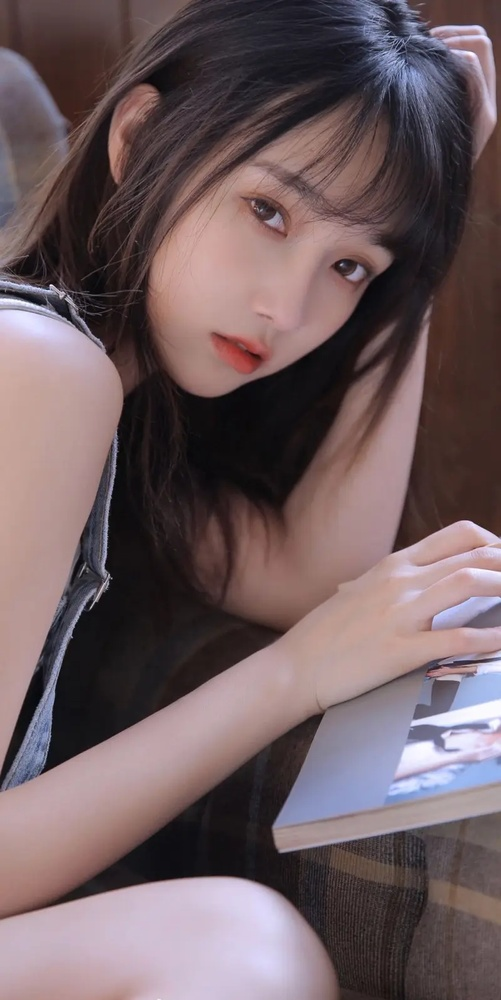
#> input picture p2/1.jpg, 501 x 1000 px, shrunk from 800 x 1598 before the run
$ python main5.py
#> lines starting #> are read from the running program, lines starting #| are printed output that depends on the picture
import cv2;
import numpy as np

#
img =cv2.imread("./1.jpg");
#> img is the input picture: shape (1000, 501, 3); mean B, G, R 95.9, 92.6, 110.5
#通道拆分
bim =img[:,:,0];
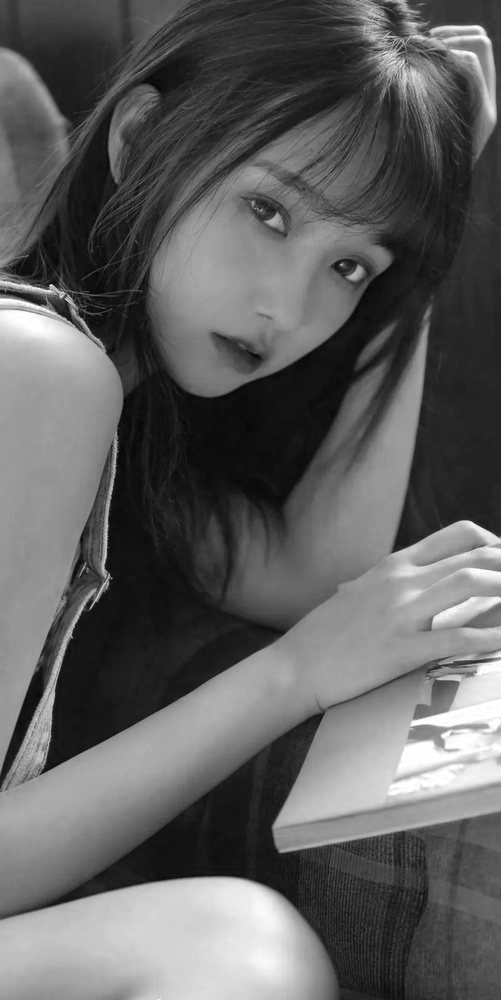
#> bim: shape (1000, 501); min 2, max 255, mean 95.9
gim=img[:,:,1];
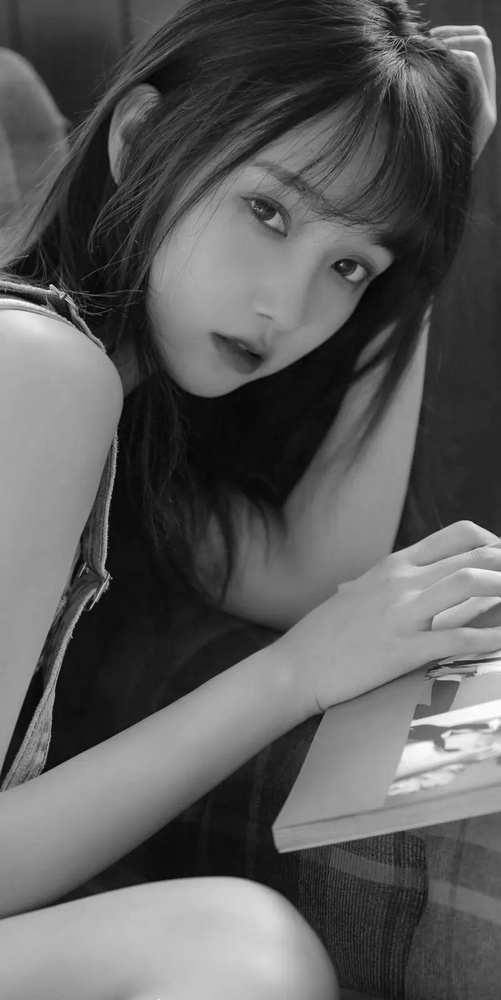
#> gim: shape (1000, 501); min 1, max 255, mean 92.6
rim=img[:,:,2];
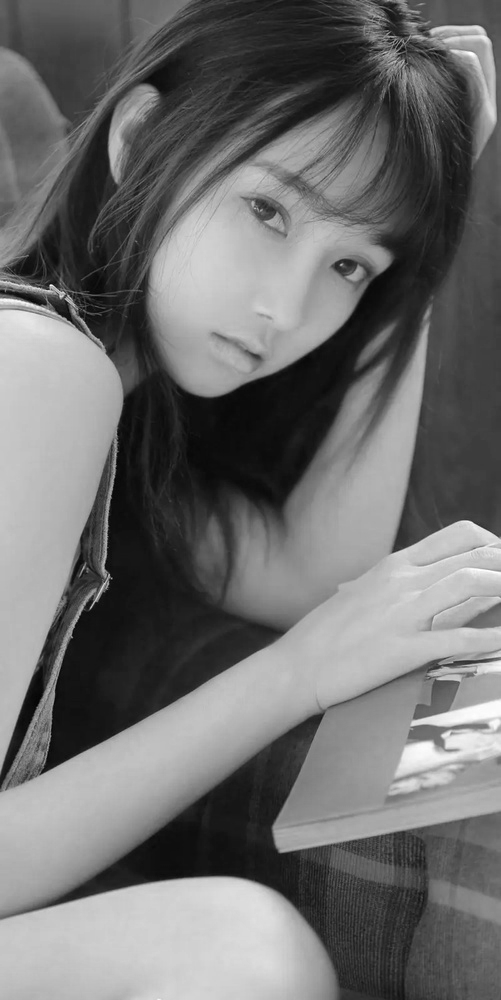
#> rim: shape (1000, 501); min 1, max 255, mean 110.5

print(bim);
#> (printed output is left out)
#img[:,:,2]=0;
#cv2.imshow("b",img);
#cv2.imshow("g",gim);
#cv2.imshow("r",rim);

#拆分通道
b,g,r=cv2.split(img);
#cv2.imshow("b",b);
#cv2.imshow("g",g);
#cv2.imshow("r",r);

#通道合并
im2 =cv2.merge([g,b,r])
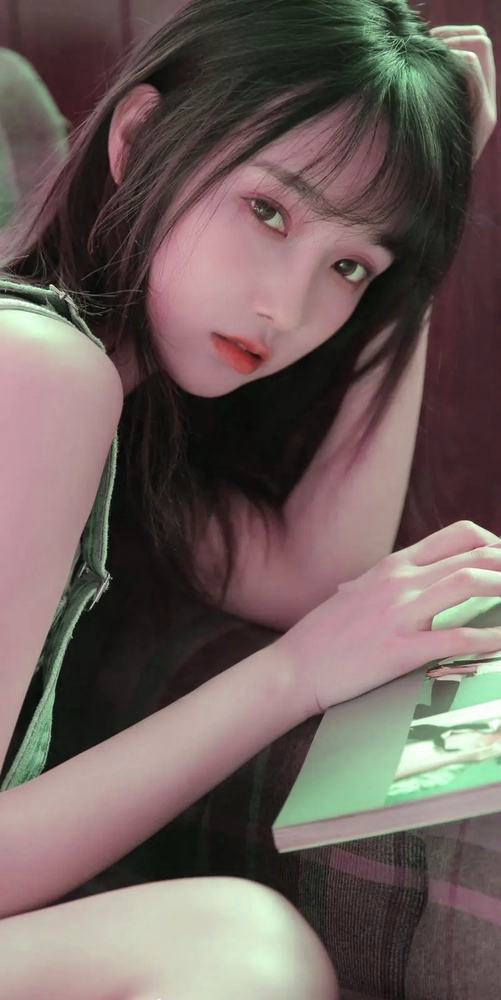
#> im2: shape (1000, 501, 3); mean of channels 0, 1, 2 92.6, 95.9, 110.5; drawn as B, G, R
#cv2.imshow("d",im2);
#cv2.imshow("d2",img);

#返回行数和列数和维度
print(im2.shape)
#| (1000, 501, 3)
#size返回行*列*通道数
print(im2.size);
#| 1503000
#数据类型
print(im2.dtype);
#| uint8
cv2.waitKey();

$ run again, with p2/2.jpg copied over p2/1.jpg
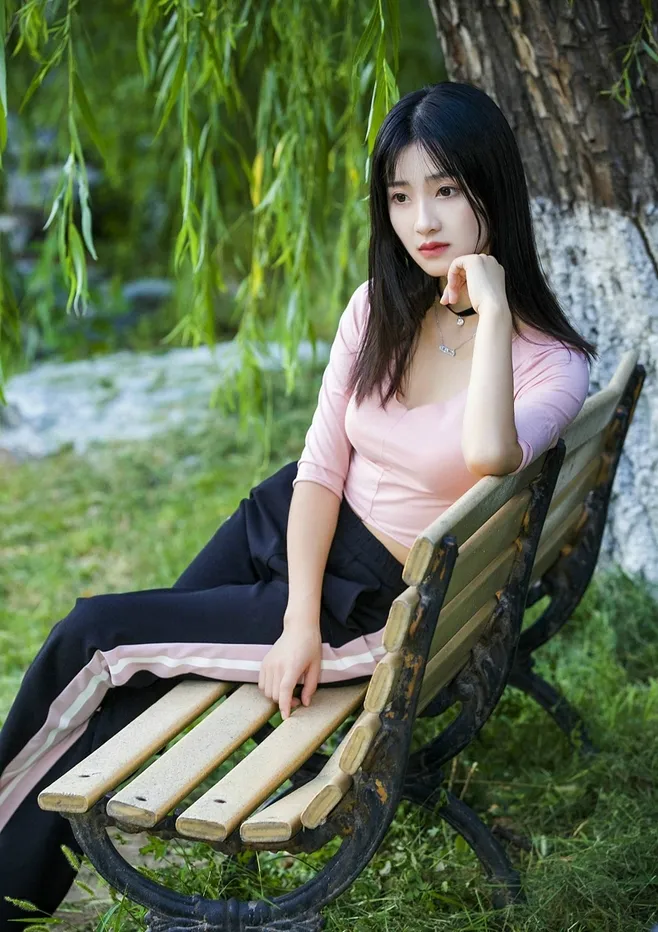
#> input picture p2/2.jpg, 658 x 932 px
#> img is the input picture: shape (932, 658, 3); mean B, G, R 84.2, 109.3, 96
#> `rim=img[:,:,2];`:
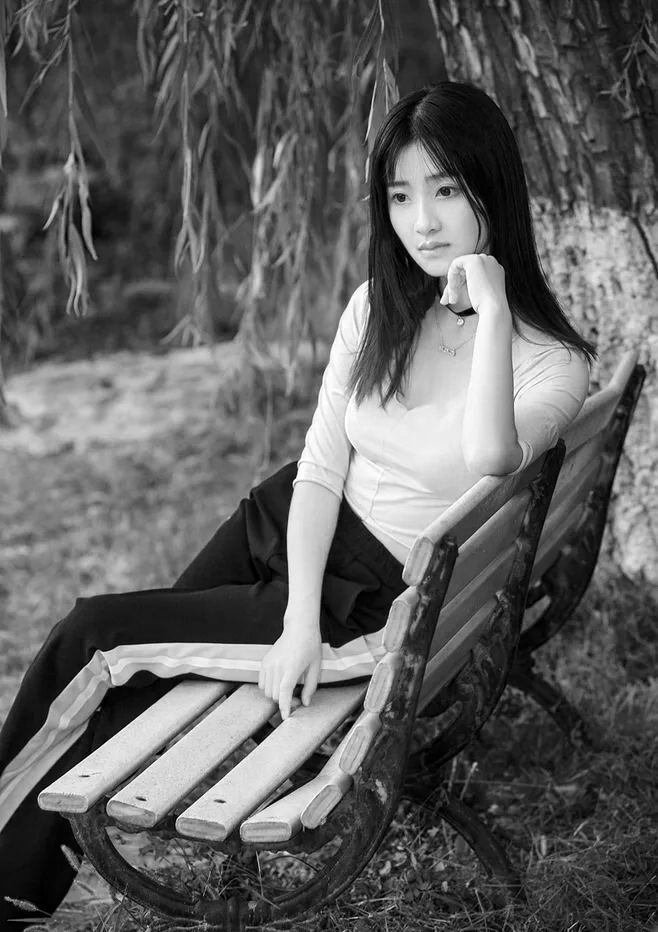
#> rim: shape (932, 658); min 0, max 255, mean 96
#> (printed output is left out)
#> `im2 =cv2.merge([g,b,r])`:
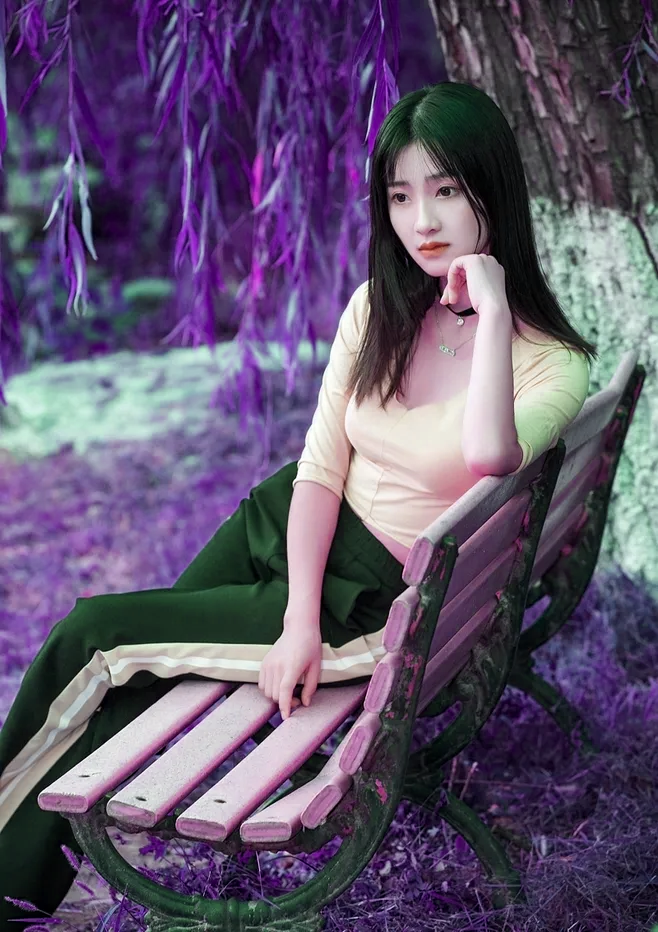
#> im2: shape (932, 658, 3); mean of channels 0, 1, 2 109.3, 84.2, 96; drawn as B, G, R
#| (932, 658, 3)
#| 1839768
#| uint8

$ run again, with p2/3.jpg copied over p2/1.jpg
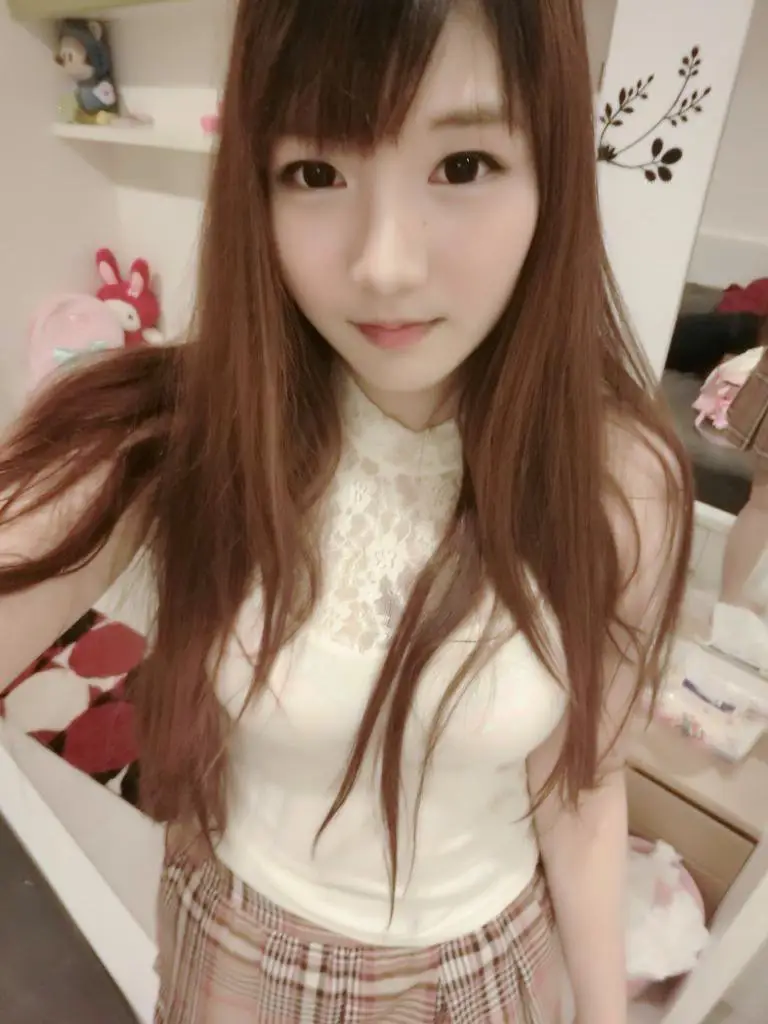
#> input picture p2/3.jpg, 768 x 1024 px
#> img is the input picture: shape (1024, 768, 3); mean B, G, R 113, 130.1, 154.2
#> `rim=img[:,:,2];`:
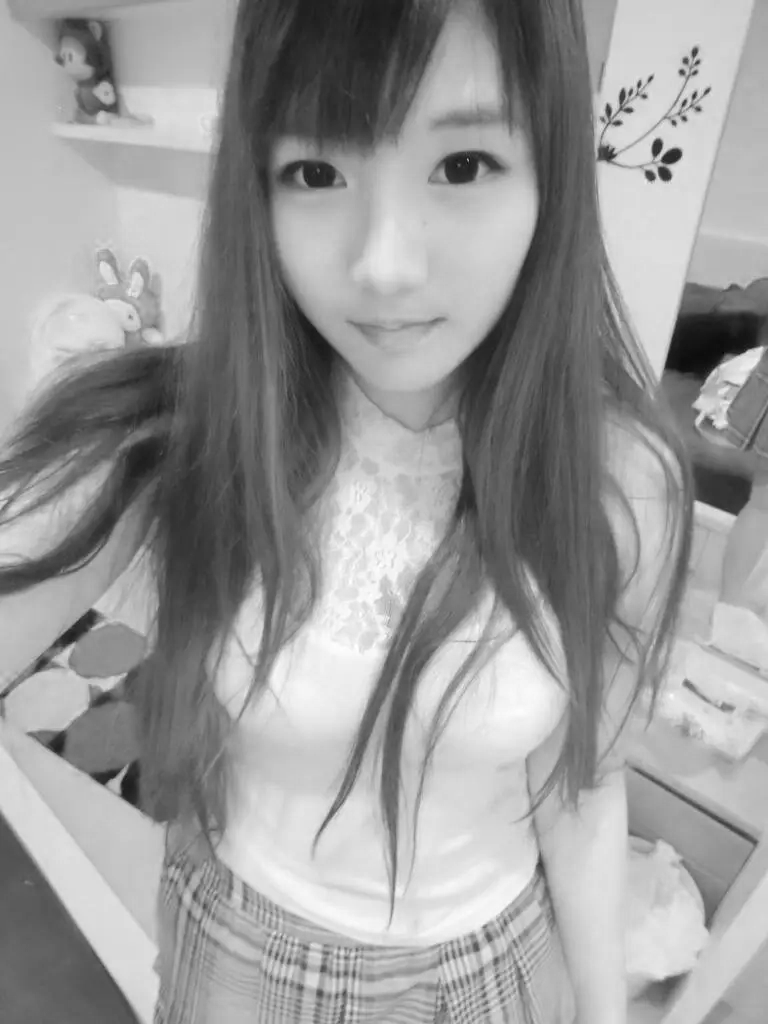
#> rim: shape (1024, 768); min 0, max 255, mean 154.2
#> (printed output is left out)
#> `im2 =cv2.merge([g,b,r])`:
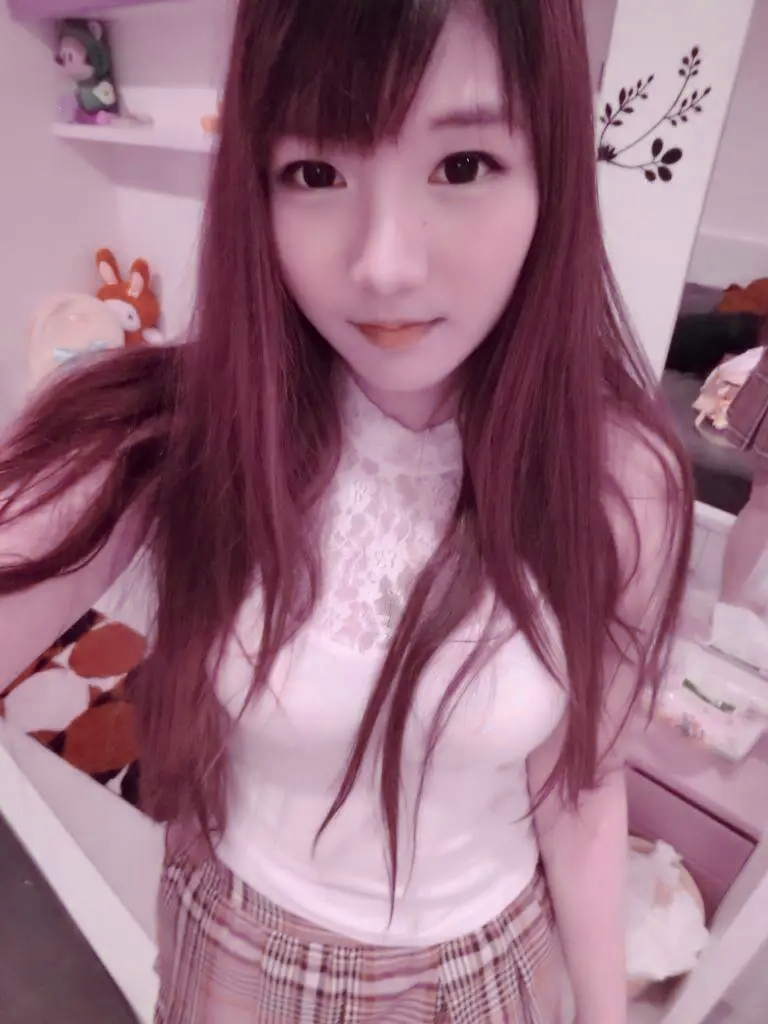
#> im2: shape (1024, 768, 3); mean of channels 0, 1, 2 130.1, 113, 154.2; drawn as B, G, R
#| (1024, 768, 3)
#| 2359296
#| uint8
